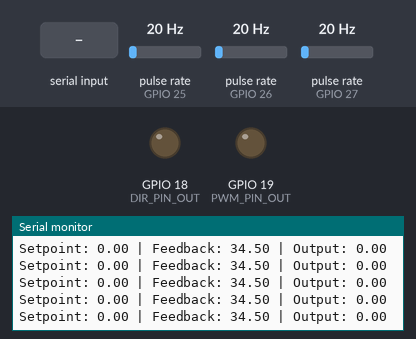
A sketch run on a simulated ESP32. Parts: output pins drawn as LEDs (lit = HIGH), the last lines printed to the serial monitor. Wiring (inferred from the names in the program): 3 × pulse sensor: data GPIO 25 / data GPIO 26 / data GPIO 27. Inputs (shaded band) come from the test bench; at power-on: pulse rate (sensors on GPIO 25, GPIO 26, GPIO 27) 20 Hz.

Above: at 1.2 s.
1.3 s: pulse rate (sensor on GPIO 25) set to 50 Hz
At 2.0 s:
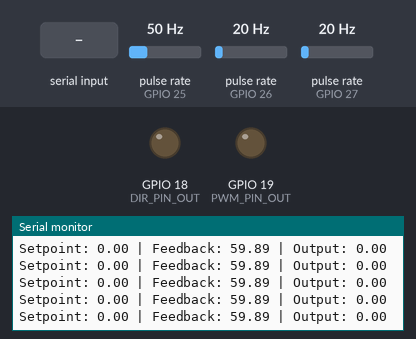
4.3 s: "90,45\n" received over Serial
At 5.0 s:
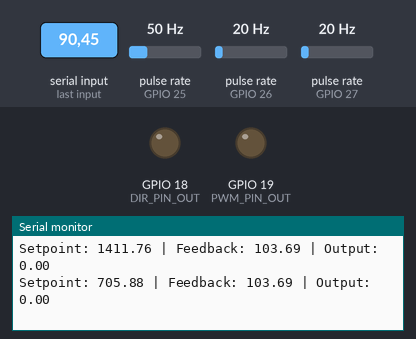
7.3 s: "30,150\n" received over Serial
At 8.1 s:
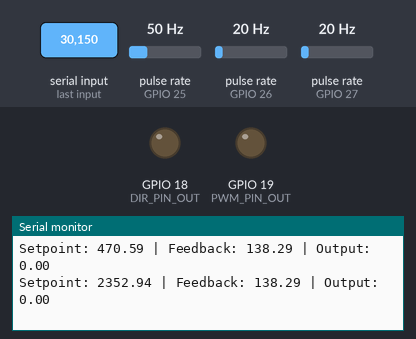
10.3 s: "5\n" received over Serial
At 10.7 s:
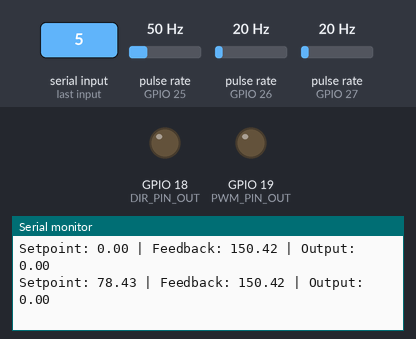
13.3 s: pulse rate (sensor on GPIO 25) set to 4 Hz
Timing chart, 0 to 13.6 s (numbered marks = the images above; inputs shaded):
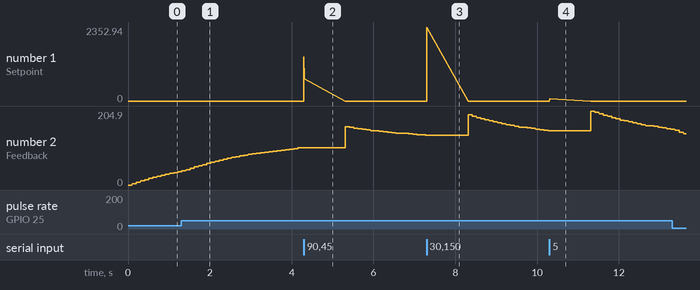

The sketch:

Test_envoie_setpoint_ESP32_2.ino
```cpp
#include <PID_v1.h>

// --- Broches capteurs Hall ---
const int HALL1 = 25;
const int HALL2 = 26;
const int HALL3 = 27;

// --- Broches moteur ---
const int DIR_PIN_OUT = 18;     // Direction vers ZS-X11H
const int PWM_PIN_OUT = 19;     // PWM vers ZS-X11H

// --- Variables de mesure ---
volatile unsigned long pulseCount = 0;
const unsigned long windowMs = 100;   // Fenêtre d’échantillonnage (ms)
unsigned long lastWindowTime = 0;
float feedback = 0.0;
const float alpha = 0.05;             // Filtrage exponentiel
const int pulses_per_rev = 45;        // 3 capteurs Hall × 15 impulsions

// --- PID ---
double Input = 0, Output = 0, Setpoint = 0;
double Kp = 0.6, Ki = 0.4, Kd = 0.05;
PID myPID(&Input, &Output, &Setpoint, Kp, Ki, Kd, DIRECT);

// --- Divers ---
bool dir = 0;
unsigned long lastSerialTime = 0;
const unsigned long serialTimeout = 1000;  // Timeout sécurité
const float MAX_RPM = 4000.0;              // RPM max mesuré à pleine pédale

// --- Pour compatibilité PWM ---
bool use_ledc = false;  // activé si LEDC disponible

void setup() {
  Serial.begin(115200);

  // Capteurs Hall
  pinMode(HALL1, INPUT_PULLUP);
  pinMode(HALL2, INPUT_PULLUP);
  pinMode(HALL3, INPUT_PULLUP);

  attachInterrupt(digitalPinToInterrupt(HALL1), hallISR, RISING);
  attachInterrupt(digitalPinToInterrupt(HALL2), hallISR, RISING);
  attachInterrupt(digitalPinToInterrupt(HALL3), hallISR, RISING);

  pinMode(DIR_PIN_OUT, OUTPUT);
  pinMode(PWM_PIN_OUT, OUTPUT);

  // --- Configuration PWM (8 bits, 0–255) ---
  #if defined(ledcAttachPin)
    ledcAttachPin(PWM_PIN_OUT, 0);     // Canal 0
    ledcSetup(0, 1000, 8);             // 1 kHz, 8 bits
    use_ledc = true;
  #else
    use_ledc = false;
  #endif

  // --- PID ---
  myPID.SetOutputLimits(0, 255);   // sortie = PWM (0–255)
  myPID.SetMode(AUTOMATIC);
  myPID.SetSampleTime(50);         // ms

  lastWindowTime = millis();
  Serial.println("✅ PID Hoverboard ESP32 prêt !");
}

void loop() {
  unsigned long now = millis();

  // --- Lecture du setpoint (valeur d’accélérateur depuis ROS) ---
  if (Serial.available()) {
    float accelValue = Serial.parseFloat();   // attendu 0..255
    Setpoint = (accelValue / 255.0) * MAX_RPM; // converti en RPM
    lastSerialTime = now;
  }

  // --- Sécurité : stop si plus de données depuis ROS ---
  if (now - lastSerialTime > serialTimeout) {
    Setpoint = 0;
  }

  // --- Mesure RPM ---
  if (now - lastWindowTime >= windowMs) {
    noInterrupts();
    unsigned long pulses = pulseCount;
    pulseCount = 0;
    interrupts();

    float revs = (float)pulses / (float)pulses_per_rev;
    float rpm_instant = (revs * 60000.0) / (float)windowMs;  // en RPM
    feedback = alpha * rpm_instant + (1.0 - alpha) * feedback; // filtre doux

    Input = feedback;
    lastWindowTime = now;
  }

  // --- PID ---
  myPID.Compute();
  applyPWM((int)Output);

  // --- Monitoring série ---
  Serial.print("Setpoint: ");
  Serial.print(Setpoint, 2);
  Serial.print(" | Feedback: ");
  Serial.print(feedback, 2);
  Serial.print(" | Output: ");
  Serial.println(Output, 2);
}

// --- Applique la consigne PWM selon la méthode disponible ---
void applyPWM(int value) {
  value = constrain(value, 0, 255);
  if (use_ledc) {
    ledcWrite(0, value);
  } else {
    analogWrite(PWM_PIN_OUT, value);
  }
}

// --- ISR : comptage des impulsions Hall ---
void hallISR() {
  pulseCount++;
}
```

Measured:
- after the input at 1.3 s, the serial monitor: prints a new line after 0.12 s (image 1)
- after the input at 4.3 s, the serial monitor: prints a new line at once (image 2)
- after the input at 7.3 s, the serial monitor: prints a new line at once (image 3)
- after the input at 10.3 s, the serial monitor: prints a new line at once (image 4)
- plotted number 2: 36.77 → 103.69 after the input at 1.3 s, 103.69 → 138.29 after the input at 4.3 s, 138.29 → 150.42 after the input at 7.3 s, 150.42 → 154.23 after the input at 10.3 s, 154.23 → 142.31 after the input at 13.3 s
